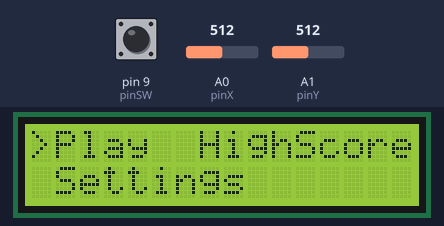
The sketch below on a simulated Arduino Uno, built with avr-gcc and run on an emulated ATmega328P. Parts: 16×2 character LCD. Inputs (shaded band) come from the test bench; at power-on: A1 (pinY) = 512, A0 (pinX) = 512, pin 9 (pinSW) HIGH.

Above: at 1.2 s.
1.3 s: A1 (pinY) set to 592
2.8 s: A1 (pinY) set to 608
At 4.0 s:
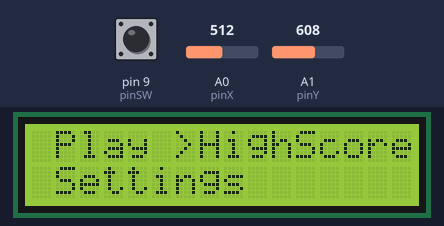
4.3 s: A0 (pinX) set to 410
5.8 s: A0 (pinX) set to 385
At 6.4 s:
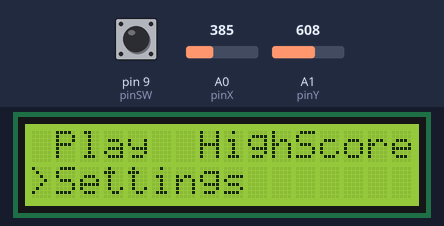
7.3 s: pin 9 (pinSW) pulled LOW for 0.15 s
At 7.7 s:
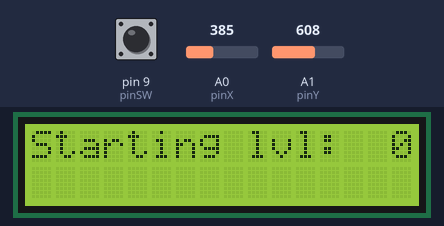
8.9 s: pin 9 (pinSW) pulled LOW for 1 s
At 10.3 s:
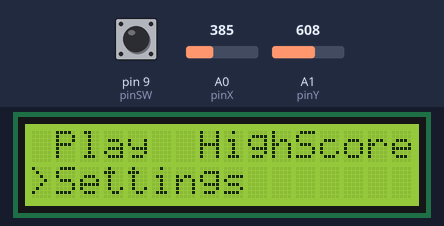
Timing chart, 0 to 11.9 s (numbered marks = the images above; inputs shaded):
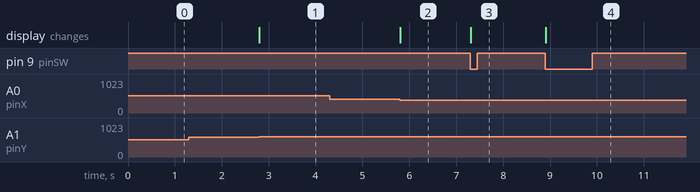

Measured:
- the behaviour switches between 600 and 601 on A1 (pinY) (found by bisection; images 0 and 1)
- the behaviour switches between 400 and 399 on A0 (pinX) (found by bisection; images 1 and 2)
- after the input at 1.3 s, every drawn part: stays the same
- after the input at 2.8 s, the display: changes at once (image 1)
- after the input at 4.3 s, every drawn part: stays the same
- after the input at 5.8 s, the display: changes at once (image 2)
- after the input at 7.3 s, the display: changes at once (image 3)
- after the input at 8.9 s, the display: changes at once (image 4)

The sketch:

gameMenu.ino
```cpp
#include<LiquidCrystal.h>
const int RS = 12;
const int E = 11;
const int D4 = 5;
const int D5 = 4;
const int D6 = 3;
const int D7 = 2;
const int pinX = A0;
const int pinY = A1;
const int pinSW = 9;

int valueX = 0;
int valueY = 0;
int valueSW = 0;
const int minThreshold = 400;
const int maxThreshold = 600;
bool joyMoved = false;

char displayState = 'm';
char currentOption = 'p';
LiquidCrystal lcd(RS,E,D4,D5,D6,D7);

bool SWPressed = false;

int startingLevelValue = 0;
int currentTimeOnPlayClick = 0;
int highScore = 0;
int currentLevel = 0;

int currentScore = 0;

void setup() {
  lcd.begin(16,2); //16 for columns and 2 for rows
  lcd.clear(); //to erase evrithing on the screen
  pinMode(pinSW,INPUT_PULLUP);
  Serial.begin(9600);
}
 void mainMenuScreen() {
  lcd.setCursor(1,0);
  lcd.print("Play");
  lcd.setCursor(7,0);
  lcd.print("HighScore");
  lcd.setCursor(1,1);
  lcd.print("Settings");

  valueX = analogRead(pinX);
  valueY = analogRead(pinY);
  valueSW = digitalRead(pinSW);

  if (valueX > minThreshold && valueX < maxThreshold && valueY > minThreshold && valueY < maxThreshold) {
    joyMoved = false;
  }

  if (valueY < minThreshold && currentOption == 'h') {
    currentOption = 'p';
    joyMoved = true;
  }
  if (valueY > maxThreshold && currentOption == 'p') {
    currentOption = 'h';
    joyMoved = true;
  }
  if (valueX > maxThreshold && currentOption == 's') {
    currentOption = 'p';
    joyMoved = true;
  }
  if (valueX < minThreshold && currentOption != 's') {
    currentOption = 's';
    joyMoved = true;
  }

  if (valueSW == LOW && !SWPressed) {
    SWPressed = true;

    if (currentOption == 'p') {
      currentTimeOnPlayClick = millis();
      displayState = 'p';
    }
    else if (currentOption == 'h') {
      displayState = 'h';
    }
    else if (currentOption == 's') {
      displayState = 's';
    }
  }

  showCursor(currentOption);
 }

void showCursor(char option) {
  if(option == 'p') {
    lcd.setCursor(0,0);
    lcd.print(">");
    lcd.setCursor(6,0);
    lcd.print(" ");
    lcd.setCursor(0,1);
    lcd.print(" ");
  }
   if(option == 'h') {
    lcd.setCursor(6,0);
    lcd.print(">");
    lcd.setCursor(0,0);
    lcd.print(" ");
    lcd.setCursor(0,1);
    lcd.print(" ");
  }
    if(option == 's') {
      lcd.setCursor(0,1);
      lcd.print(">");
      lcd.setCursor(6,0);
      lcd.print(" ");
      lcd.setCursor(0,0);
      lcd.print(" ");
  }
}

void playScreen() {

  currentLevel = startingLevelValue;
  currentScore = 0;
  lcd.setCursor(0,0);
  lcd.print("Lives:3  Lvl:");
  lcd.setCursor(13,0);
  lcd.print(currentLevel);
  lcd.setCursor(0,1);
  lcd.print("Score: ");
  lcd.setCursor(7,1);
  lcd.print(currentScore);

  // update level and the score
  if (millis() - currentTimeOnPlayClick > 2000) {
    currentLevel++;
    currentScore = currentLevel * 3;

  }

  if (millis() - currentTimeOnPlayClick > 10000) {
   displayState = 'f';

    if (currentScore > highScore) {
      highScore = currentScore;
    }
  }
}

void highScoreScreen() {
  valueSW = digitalRead(pinSW);

  lcd.setCursor(0,0);
  lcd.print("High score:");
  lcd.setCursor(11,0);
  lcd.print(highScore);

  if (valueSW == LOW && !SWPressed) {
    SWPressed = true;

    displayState = 'm';
  }
}

void finishScreen() {
  lcd.setCursor(0,0);
  lcd.print("Congratulations!");
  lcd.setCursor(0,1);
  lcd.print("Press JS to exit");

  valueSW=digitalRead(pinSW);
  if (valueSW == LOW && !SWPressed) {
    SWPressed = true;

    displayState = 'm';
  }
}

void settingsScreen() {
  valueSW = digitalRead(pinSW);
  valueX = analogRead(pinX);

  if (valueX > minThreshold && valueX < maxThreshold && valueY > minThreshold && valueY < maxThreshold) {
    joyMoved = false;
  }

  if (!joyMoved && valueX > maxThreshold) {
    if (startingLevelValue >= 9) {
      startingLevelValue = 0;
    }
    else {
      startingLevelValue++;
    }
    joyMoved = true;
  }
  if (!joyMoved && valueX < minThreshold) {
    if (startingLevelValue <= 0) {
      startingLevelValue = 9;
    }
    else {
      startingLevelValue--;
    }
    joyMoved = true;
  }

  lcd.setCursor(0,0);
  lcd.print("Starting lvl:");
  lcd.setCursor(15,0);
  lcd.print(startingLevelValue);

  if (valueSW == LOW && !SWPressed) {
    SWPressed = true;
    displayState = 'm';
  }
}

void loop() {
  valueSW=digitalRead(pinSW);

  if (SWPressed) {
    lcd.clear();
  }
  if (valueSW == HIGH) {
     SWPressed = false;
  }

  if(displayState == 'm') {
     mainMenuScreen();
  }
  else if(displayState == 'p') {
    currentLevel = startingLevelValue;
    playScreen();
  }
  else if(displayState == 's') {
    settingsScreen();
  }
  else if(displayState == 'h') {
    highScoreScreen();
  }
  else if(displayState == 'f') {
    finishScreen();
  }

  }
```
